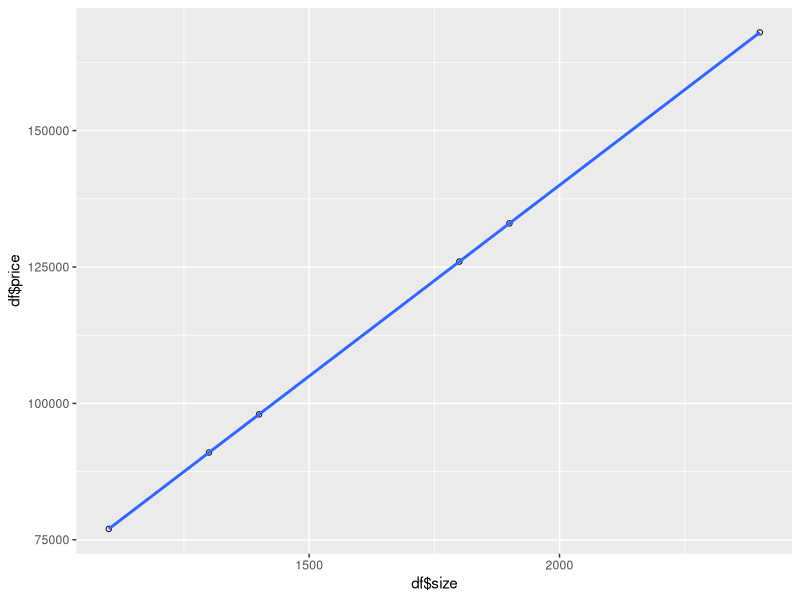

Reproduce this figure in R.

library(ggplot2)
thesizes <- c(1400, 2400, 1800, 1900, 1300, 1100)
theprices <- c(98000, 168000, 126000, 133000, 91000, 77000)
df <- data.frame(size = thesizes, price = theprices)
ggplot(df, aes(x=df$size, y=df$price)) +
 geom_point(shape=1) +
 geom_smooth(method=lm)
